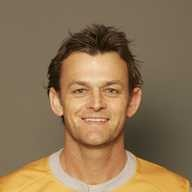
#> input picture train/adam/05528cac1e.jpg, 192 x 192 px, found by its file name; its folder holds only this picture in this run
$ python face_recogn.py
#> lines starting #> are read from the running program, lines starting #| are printed output that depends on the picture
import os
import cv2
import numpy as np
DIR="C:\\Users\\Vishal\\Desktop\\OpenCV\\train"
haar_cas=cv2.CascadeClassifier('haar_face.xml')
people=[]
for i in os.listdir(r"C:\Users\Vishal\Desktop\OpenCV\train"):
    people.append(i)
#> pass 2 of the loop `for i in os.listdir(r"C:\Users\Vishal\Desktop\OpenCV\train"):`:

print(people)
features=[]
labels=[]
def create_train():
    for person in people:
        path=os.path.join(DIR,person)
        label=people.index(person)

        for img in os.listdir(path):
            img_path=os.path.join(path,img)
            img_array=cv2.imread(img_path)
#> img_array is the input picture: shape (192, 192, 3); mean B, G, R 84, 115.7, 141
            gray=cv2.cvtColor(img_array,cv2.COLOR_BGR2GRAY)
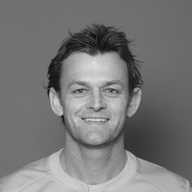
#> gray: shape (192, 192); min 6, max 225, mean 119.6
            faces_rect=haar_cas.detectMultiScale(gray,scaleFactor=1.1,minNeighbors=4)
#> faces_rect = [[57, 59, 79, 79]]
            for (x,y,w,h) in faces_rect:
                faces_roi=gray[y:y+h,x:x+w]
                features.append(faces_roi)
                labels.append(label)
#> this loop made 1 pass
#> pass 1, in create_train, `faces_roi=gray[y:y+h,x:x+w]`:
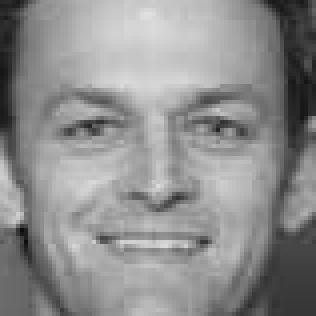
#> faces_roi: shape (79, 79) (shown 4 times larger); min 13, max 225, mean 141.5
#> after the loop, features = 1 item; labels = [0]
#> pass 2 of the loop in create_train, `for person in people:`:
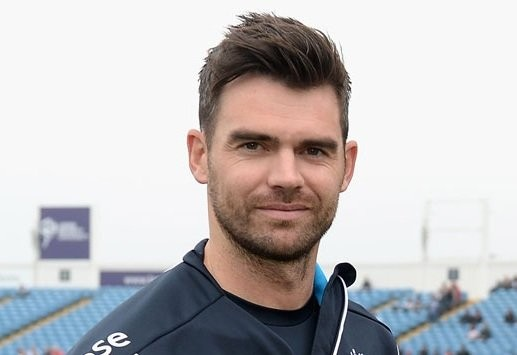
#> input picture train/anderson/011035f966.jpg, 517 x 355 px, found by its file name
#> in create_train, img_array is the input picture: shape (355, 517, 3); mean B, G, R 189.8, 188.4, 191.2
#> in create_train, `gray=cv2.cvtColor(img_array,cv2.COLOR_BGR2GRAY)`:
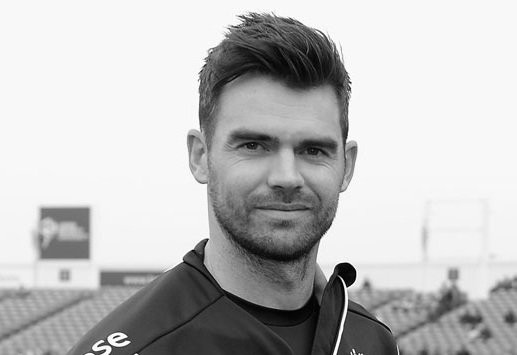
#> gray: shape (355, 517); min 0, max 255, mean 189.4
#> faces_rect = [[199, 84, 169, 169]]
#> the loop in create_train, `for (x,y,w,h) in faces_rect:` made 1 pass
#> pass 1, in create_train, `faces_roi=gray[y:y+h,x:x+w]`:
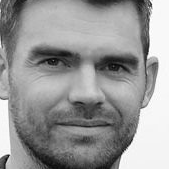
#> faces_roi: shape (169, 169); min 3, max 255, mean 151.5
#> after the loop in create_train, `for (x,y,w,h) in faces_rect:`: features = 2 items; labels = [0, 1]

create_train()
# train the recognizer on the features list and label list
features=np.array(features,dtype='object')
labels=np.array(labels)
recognizer = cv2.face.LBPHFaceRecognizer_create()
recognizer.train(features,labels)
recognizer.save('face_trained.yml')
np.save('features.npy',features)
np.save("labels.npy",labels)
